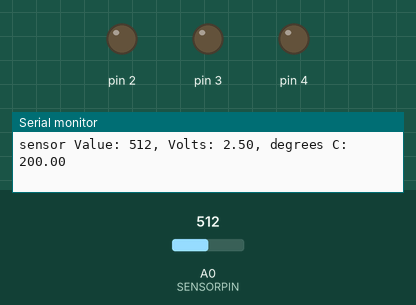
Recording of a sketch running on a simulated Arduino Uno, built with avr-gcc and run on an emulated ATmega328P. Shown: output pins drawn as LEDs (lit = HIGH), the last lines printed to the serial monitor. The inputs (shaded band) are chosen by the test bench; at power-on: A0 (SENSORPIN) = 512.

Above: at 1.2 s.
1.3 s: A0 (SENSORPIN) set to 517
At 2.5 s:
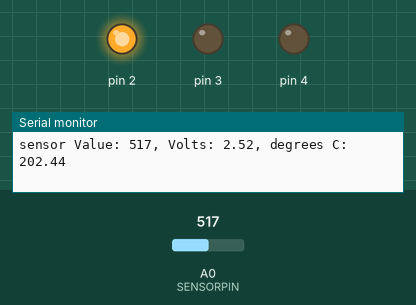
2.8 s: A0 (SENSORPIN) set to 1023
At 3.3 s:
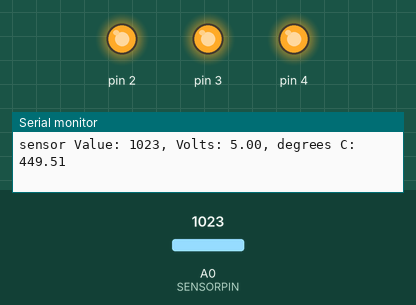
Timing chart, 0 to 5.8 s (numbered marks = the images above; inputs shaded):
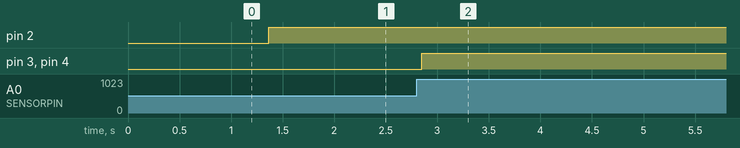

The sketch:

Love-O-Metre.ino
```cpp
const int SENSORPIN = A0;
float BASELINETEMP = 25.0;

void setup() {
  Serial.begin(9600);

  for (int pinNum = 2; pinNum < 5; pinNum++) {
    pinMode(pinNum, OUTPUT);
    digitalWrite(pinNum, LOW);
  }

  BASELINETEMP = (((analogRead(SENSORPIN) / 1024.0) * 5.0) - 0.5) * 100;
}

void loop() {
  int sensorVal = analogRead(SENSORPIN);

  Serial.print("sensor Value: ");
  Serial.print(sensorVal);

  float voltage = (sensorVal / 1024.0) * 5.0;

  Serial.print(", Volts: ");
  Serial.print(voltage);

  Serial.print(", degrees C: ");
  float temperature = (voltage - 0.5) * 100;
  Serial.println(temperature);

  if (temperature < BASELINETEMP) {
    digitalWrite(2, LOW);
    digitalWrite(3, LOW);
    digitalWrite(4, LOW);
  }
  else if (temperature >= BASELINETEMP + 2 && temperature < BASELINETEMP + 4) {
    digitalWrite(2, HIGH);
    digitalWrite(3, LOW);
    digitalWrite(4, LOW);
  }
  else if (temperature >= BASELINETEMP + 4 && temperature < BASELINETEMP + 6) {
    digitalWrite(2, HIGH);
    digitalWrite(3, HIGH);
    digitalWrite(4, LOW);
  }
  else if (temperature >= BASELINETEMP + 6) {
    digitalWrite(2, HIGH);
    digitalWrite(3, HIGH);
    digitalWrite(4, HIGH);
  }
  delay(10);
}
```

Measured:
- the behaviour switches between 516 and 517 on A0 (SENSORPIN) (found by bisection; images 0 and 1)
- after the input at 1.3 s, pin 2: LOW → HIGH after 0.07 s
- after the input at 2.8 s, pin 3, pin 4: LOW → HIGH after 0.05 s
